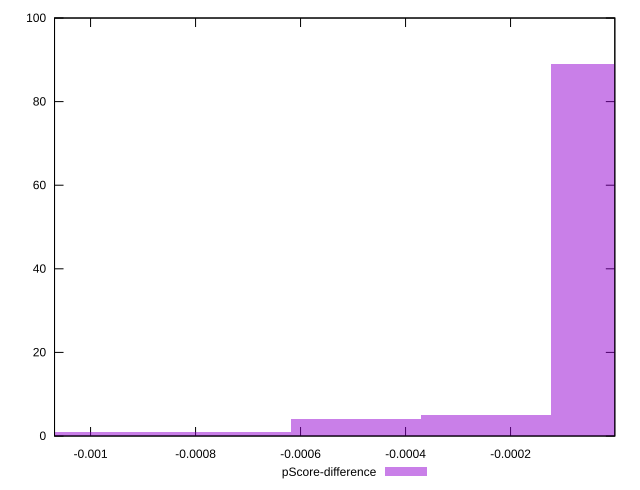

Recreate this plot in gnuplot.
reset

$pScoreDifference <<EOF
-0.0002473969084792842 5
-0.0007421907254378526 1
0 89
-0.0004947938169585684 4
-0.0009895876339171368 1
EOF

set key outside below
set boxwidth 0.0002473969084792842
set xrange [-0.0010686506700530174:-0.0000014012599262036574]
set yrange [0:100]
set trange [0:100]
set style fill transparent solid 0.5 noborder
set terminal svg size 640, 490 enhanced background rgb 'white'
set output "report_00019_2021-02-10T18-14-37.922Z//bootup-time/samples/pages+cached+noadtech/pScore-difference/histogram.svg"

plot $pScoreDifference title "pScore-difference" with boxes

reset
